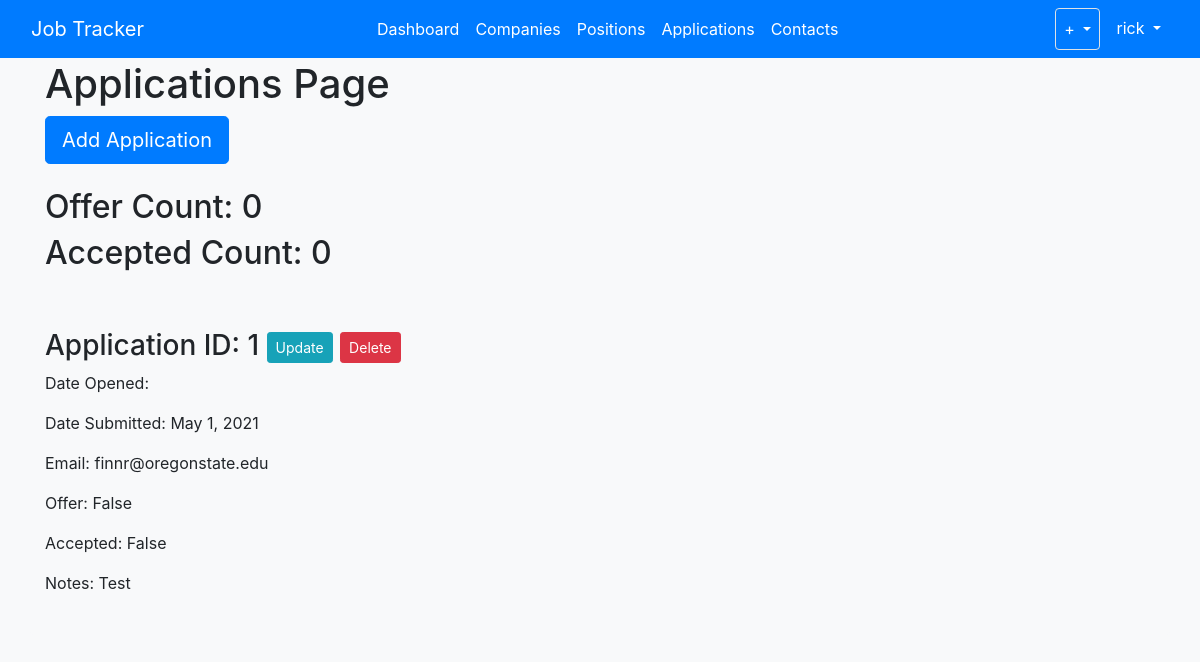
Before: /applications/ (signed in) with the older database file.
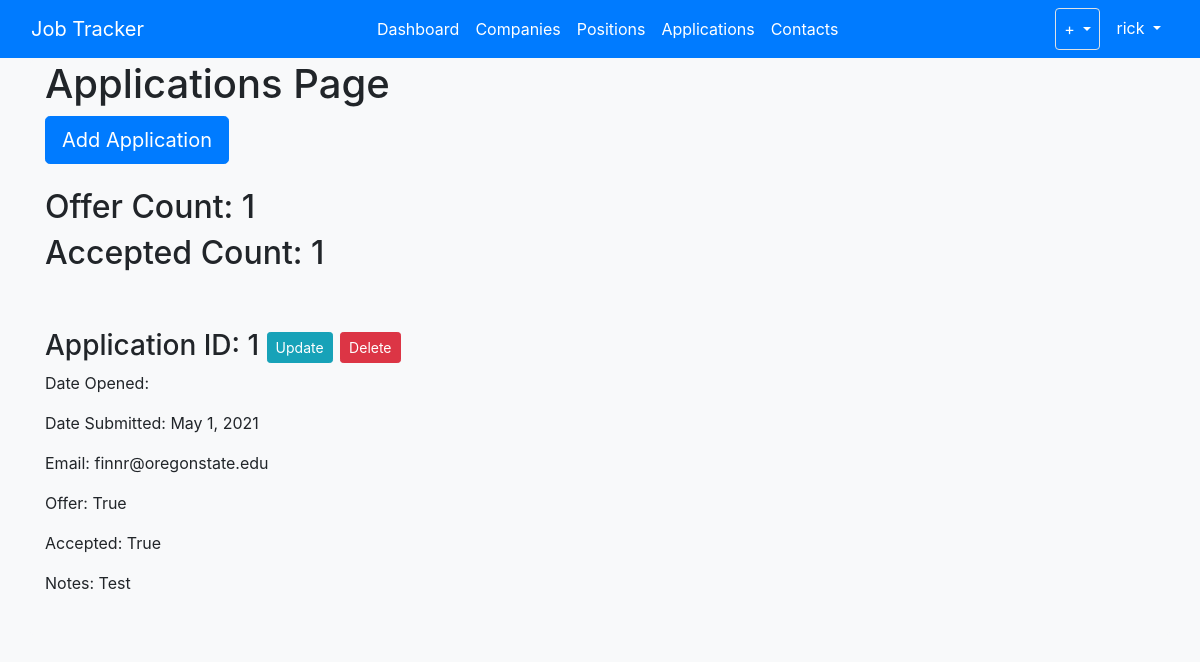
After: the same page with the newer database file.
### jobs/models.py (models this page shows, shortened)
class Application(models.Model):
	user = models.ForeignKey(
		User,
		on_delete=models.CASCADE,
		default=1
		)
	position = models.ForeignKey(
		Position,
		on_delete=models.CASCADE
		)
	date_started = models.DateField(null=True, blank=True)
	date_submitted = models.DateField(null=True, blank=True)
	email_used = models.EmailField(null=True, blank=True, max_length=128)
	offer = models.BooleanField()
	accepted = models.BooleanField()
	notes = models.TextField(null=True, blank=True)

### jobs/views.py (the view)
# urls.py: path('applications/', ApplicationListView.as_view(), name='jobs-list-applications'),
class ApplicationListView(LoginRequiredMixin, ListView):
    model = Application
    template_name = 'jobs/applications.html'
    context_object_name = 'applications'
    fields = ['position', 'date_started', 'date_submitted', 'email_used', 'offer',
                'accepted', 'notes']
    def get_context_data(self, **kwargs):
        offer = Application.objects.all().filter(offer=True).count()
        accepted = Application.objects.all().filter(accepted=True).count()
        context = super().get_context_data(**kwargs)
        context['offer_count'] = offer
        context['accepted_count'] = accepted
        return context

### jobs/templates/jobs/applications.html
{% extends "jobs/base.html" %}
{% block content %}
    <h1>Applications Page</h1>
    <button type="button" class="btn btn-primary btn-lg" onclick="location.href='/applications/new'">Add Application</button></br></br>
    <h2>Offer Count: {{ offer_count }}</h2>
    <h2>Accepted Count: {{ accepted_count }}</h2></br></br>
	{% for application in applications %}
		<h3>Application ID: {{ application.id }}
            <a class="btn btn-sm btn-info" href="{% url 'jobs-update-application' application.id %}"> Update</a>
            <a class="btn btn-sm btn-danger" href="{% url 'jobs-delete-application' application.id %}"> Delete</a>
        </h3>
        <p>Date Opened: {{ application.date_opened }}</p>
        <p>Date Submitted: {{ application.date_submitted }}</p>
        <p>Email: {{ application.email_used }}</p>
        <p>Offer: {{ application.offer }}</p>
        <p>Accepted: {{ application.accepted }}</p>
        <p>Notes: {{ application.notes }}</p></br>
	{% endfor %}
{% endblock content %}

Changed rows visible on the page:
changed Application "finnr@oregonstate.edu": offer "False" → "True"; accepted "False" → "True"
Other visible differences:
{{ offer_count }}: "0" → "1"
{{ accepted_count }}: "0" → "1"
